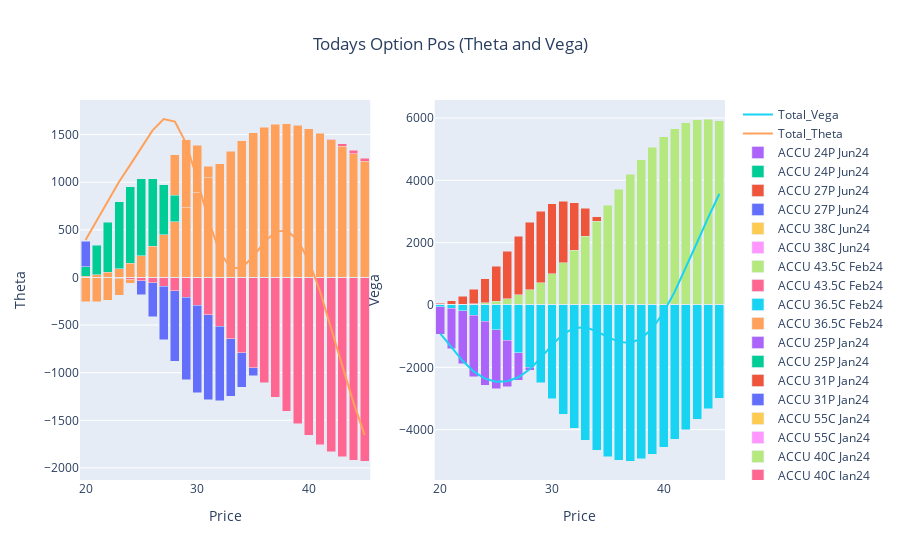

Notebook code for this chart:
### Code cell
fig_t = go.Figure()
for i in list(t)[1:-1]:
    fig_t.add_trace(go.Bar(x=t.Price, y=t[i], name=i, base=0))

fig_t.add_trace(go.Scatter(x=t.Price, y=t.Option_Theta, mode='lines', name='Total_Theta'))


#~~~~~~~~~~~~~~~~~~~~~~~~~~~~~~~~~~~~~~~~~~~~~~~~~~~~~~~~~~~~~~~~~~~~~~~~~~~~~~~~~
fig_v = go.Figure()
for i in list(v)[1:-1]:
    fig_v.add_trace(go.Bar(x=v.Price, y=v[i], name=i, base=0))

fig_v.add_trace(go.Scatter(x=v.Price, y=v.Option_Vega, mode='lines', name='Total_Vega'))

#~~~~~~~~~~~~~~~~~~~~~~~~~~~~~~~~~~~~~~~~~~~~~~~~~~~~~~~~~~~~~~~~~~~~~~~~~~~~~~~~
fig = make_subplots(rows=1, cols=2)
for i in range(0,len(fig_p.data)):
    fig.add_trace(fig_t.data[i], row=1, col=1)
    fig.add_trace(fig_v.data[i], row=1, col=2)
    
fig.update_layout(title={'text': 'Todays Option Pos (Theta and Vega)','x': 0.5,'xanchor': 'center'}, barmode='stack')

fig.update_xaxes(title_text="Price", row=1, col=1)
fig.update_yaxes(title_text="Theta", row=1, col=1)
fig.update_xaxes(title_text="Price", row=1, col=2)
fig.update_yaxes(title_text="Vega", row=1, col=2)    
fig.show()

### Figure 1 — Plotly figure (JSON) as saved in the notebook; plotly's stock layout.template omitted (floating-point values rounded to 4 significant figures)
{"data": [{"base": 0, "name": "ACCU 32P Dec23", "type": "bar", "x": [20, 21, 22, 23, 24, 25, 26, 27, 28, 29, 30, 31, 32, 33, 34, 35, 36, 37, 38, 39, 40, 41, 42, 43, 44, 45], "xaxis": "x", "y": [142.0, 142.0, 141.8, 140.5, 135.1, 117.2, 71.41, -21.04, -170.7, -365.6, -567.3, -724.4, -796.6, -772.4, -670.8, -527.9, -380.0, -252.4, -155.7, -89.76, -48.64, -24.9, -12.1, -5.6, -2.479, -1.053], "yaxis": "y"}, {"base": 0, "name": "ACCU 32P Dec23", "type": "bar", "x": [20, 21, 22, 23, 24, 25, 26, 27, 28, 29, 30, 31, 32, 33, 34, 35, 36, 37, 38, 39, 40, 41, 42, 43, 44, 45], "xaxis": "x2", "y": [0.001723, 0.02167, 0.1873, 1.163, 5.387, 19.24, 54.48, 125.3, 239.1, 385.5, 534.0, 644.6, 686.6, 652.9, 559.7, 436.5, 312.3, 206.3, 126.8, 72.89, 39.41, 20.13, 9.764, 4.513, 1.996, 0.8471], "yaxis": "y2"}, {"base": 0, "name": "ACCU 45C Dec23", "type": "bar", "x": [20, 21, 22, 23, 24, 25, 26, 27, 28, 29, 30, 31, 32, 33, 34, 35, 36, 37, 38, 39, 40, 41, 42, 43, 44, 45], "xaxis": "x", "y": [-2.858e-14, -2.481e-12, -1.353e-10, -4.884e-09, -1.221e-07, -2.196e-06, -2.939e-05, -0.0003014, -0.002428, -0.01572, -0.08343, -0.3692, -1.384, -4.456, -12.47, -30.71, -67.15, -131.6, -233.1, -376.0, -556.2, -759.1, -961.7, -1137.0, -1262.0, -1320.0], "yaxis": "y"}, {"base": 0, "name": "ACCU 45C Dec23", "type": "bar", "x": [20, 21, 22, 23, 24, 25, 26, 27, 28, 29, 30, 31, 32, 33, 34, 35, 36, 37, 38, 39, 40, 41, 42, 43, 44, 45], "xaxis": "x2", "y": [2.243e-14, 1.946e-12, 1.061e-10, 3.828e-09, 9.561e-08, 1.719e-06, 2.299e-05, 0.0002356, 0.001897, 0.01227, 0.06505, 0.2875, 1.077, 3.461, 9.673, 23.77, 51.86, 101.4, 179.1, 287.9, 424.0, 575.8, 725.0, 850.6, 934.5, 965.6], "yaxis": "y2"}, {"base": 0, "name": "ACCU 29P Dec23", "type": "bar", "x": [20, 21, 22, 23, 24, 25, 26, 27, 28, 29, 30, 31, 32, 33, 34, 35, 36, 37, 38, 39, 40, 41, 42, 43, 44, 45], "xaxis": "x", "y": [-256.9, -253.8, -239.1, -188.7, -60.96, 184.8, 547.6, 956.1, 1290.0, 1444.0, 1386.0, 1166.0, 871.9, 587.0, 359.4, 202.0, 105.0, 50.86, 23.08, 9.876, 4.003, 1.544, 0.569, 0.2012, 0.06845, 0.02249], "yaxis": "y"}, {"base": 0, "name": "ACCU 29P Dec23", "type": "bar", "x": [20, 21, 22, 23, 24, 25, 26, 27, 28, 29, 30, 31, 32, 33, 34, 35, 36, 37, 38, 39, 40, 41, 42, 43, 44, 45], "xaxis": "x2", "y": [-0.3889, -2.8, -14.22, -53.11, -151.3, -338.8, -612.7, -915.5, -1153.0, -1245.0, -1170.0, -970.8, -719.5, -481.2, -293.3, -164.2, -85.13, -41.13, -18.63, -7.959, -3.222, -1.241, -0.457, -0.1614, -0.05489, -0.01802], "yaxis": "y2"}, {"base": 0, "name": "ACCU 40C Jan24", "type": "bar", "x": [20, 21, 22, 23, 24, 25, 26, 27, 28, 29, 30, 31, 32, 33, 34, 35, 36, 37, 38, 39, 40, 41, 42, 43, 44, 45], "xaxis": "x", "y": [0.06075, 0.2345, 0.7761, 2.242, 5.737, 13.18, 27.47, 52.5, 92.75, 152.6, 235.4, 342.4, 472.2, 620.2, 779.1, 939.8, 1092.0, 1227.0, 1336.0, 1414.0, 1458.0, 1469.0, 1449.0, 1403.0, 1336.0, 1254.0], "yaxis": "y"}, {"base": 0, "name": "ACCU 40C Jan24", "type": "bar", "x": [20, 21, 22, 23, 24, 25, 26, 27, 28, 29, 30, 31, 32, 33, 34, 35, 36, 37, 38, 39, 40, 41, 42, 43, 44, 45], "xaxis": "x2", "y": [-0.1325, -0.5107, -1.688, -4.865, -12.43, -28.48, -59.23, -112.9, -198.8, -326.1, -501.1, -726.0, -996.6, -1302.0, -1626.0, -1949.0, -2247.0, -2502.0, -2696.0, -2820.0, -2868.0, -2843.0, -2751.0, -2603.0, -2413.0, -2194.0], "yaxis": "y2"}, {"base": 0, "name": "ACCU 55C Jan24", "type": "bar", "x": [20, 21, 22, 23, 24, 25, 26, 27, 28, 29, 30, 31, 32, 33, 34, 35, 36, 37, 38, 39, 40, 41, 42, 43, 44, 45], "xaxis": "x", "y": [-1.123e-06, -8.203e-06, -4.988e-05, -0.0002577, -0.00115, -0.004503, -0.01567, -0.04901, -0.1391, -0.3617, -0.8676, -1.934, -4.029, -7.889, -14.59, -25.59, -42.76, -68.29, -104.6, -154.0, -218.8, -300.5, -399.8, -516.5, -649.2, -795.3], "yaxis": "y"}, {"base": 0, "name": "ACCU 55C Jan24", "type": "bar", "x": [20, 21, 22, 23, 24, 25, 26, 27, 28, 29, 30, 31, 32, 33, 34, 35, 36, 37, 38, 39, 40, 41, 42, 43, 44, 45], "xaxis": "x2", "y": [2.465e-06, 1.8e-05, 0.0001094, 0.0005645, 0.002518, 0.009848, 0.03424, 0.107, 0.3033, 0.7876, 1.887, 4.2, 8.739, 17.09, 31.55, 55.25, 92.15, 146.9, 224.5, 329.9, 467.4, 640.2, 849.4, 1094.0, 1370.0, 1672.0], "yaxis": "y2"}, {"base": 0, "name": "ACCU 31P Jan24", "type": "bar", "x": [20, 21, 22, 23, 24, 25, 26, 27, 28, 29, 30, 31, 32, 33, 34, 35, 36, 37, 38, 39, 40, 41, 42, 43, 44, 45], "xaxis": "x", "y": [382.6, 345.8, 278.7, 171.0, 16.94, -181.0, -410.8, -652.2, -880.7, -1073.0, -1211.0, -1284.0, -1294.0, -1246.0, -1154.0, -1031.0, -892.4, -750.7, -615.3, -492.5, -385.8, -296.2, -223.4, -165.6, -120.9, -87.08], "yaxis": "y"}, {"base": 0, "name": "ACCU 31P Jan24", "type": "bar", "x": [20, 21, 22, 23, 24, 25, 26, 27, 28, 29, 30, 31, 32, 33, 34, 35, 36, 37, 38, 39, 40, 41, 42, 43, 44, 45], "xaxis": "x2", "y": [60.19, 139.1, 282.2, 510.6, 834.7, 1247.0, 1719.0, 2206.0, 2654.0, 3013.0, 3245.0, 3334.0, 3281.0, 3105.0, 2836.0, 2508.0, 2152.0, 1798.0, 1465.0, 1167.0, 910.3, 696.5, 523.6, 387.2, 282.0, 202.6], "yaxis": "y2"}, {"base": 0, "name": "ACCU 25P Jan24", "type": "bar", "x": [20, 21, 22, 23, 24, 25, 26, 27, 28, 29, 30, 31, 32, 33, 34, 35, 36, 37, 38, 39, 40, 41, 42, 43, 44, 45], "xaxis": "x", "y": [111.6, 339.1, 579.5, 795.5, 954.1, 1036.0, 1038.0, 972.9, 860.8, 724.3, 583.0, 451.2, 337.2, 244.2, 171.9, 118.0, 79.16, 52.02, 33.56, 21.28, 13.29, 8.185, 4.978, 2.993, 1.781, 1.05], "yaxis": "y"}, {"base": 0, "name": "ACCU 25P Jan24", "type": "bar", "x": [20, 21, 22, 23, 24, 25, 26, 27, 28, 29, 30, 31, 32, 33, 34, 35, 36, 37, 38, 39, 40, 41, 42, 43, 44, 45], "xaxis": "x2", "y": [-934.3, -1402.0, -1885.0, -2302.0, -2583.0, -2689.0, -2620.0, -2408.0, -2100.0, -1747.0, -1395.0, -1072.0, -796.6, -574.3, -402.8, -275.6, -184.4, -120.9, -77.79, -49.24, -30.7, -18.88, -11.47, -6.886, -4.093, -2.41], "yaxis": "y2"}, {"base": 0, "name": "ACCU 36.5C Feb24", "type": "bar", "x": [20, 21, 22, 23, 24, 25, 26, 27, 28, 29, 30, 31, 32, 33, 34, 35, 36, 37, 38, 39, 40, 41, 42, 43, 44, 45], "xaxis": "x", "y": [14.13, 28.84, 53.92, 93.25, 150.5, 228.4, 328.1, 448.5, 586.7, 737.3, 893.8, 1049.0, 1195.0, 1325.0, 1435.0, 1520.0, 1578.0, 1610.0, 1617.0, 1600.0, 1564.0, 1512.0, 1448.0, 1376.0, 1299.0, 1219.0], "yaxis": "y"}, {"base": 0, "name": "ACCU 36.5C Feb24", "type": "bar", "x": [20, 21, 22, 23, 24, 25, 26, 27, 28, 29, 30, 31, 32, 33, 34, 35, 36, 37, 38, 39, 40, 41, 42, 43, 44, 45], "xaxis": "x2", "y": [-49.79, -101.4, -188.9, -325.5, -523.4, -790.9, -1131.0, -1538.0, -2001.0, -2499.0, -3008.0, -3502.0, -3956.0, -4345.0, -4653.0, -4868.0, -4985.0, -5006.0, -4937.0, -4787.0, -4571.0, -4303.0, -3997.0, -3668.0, -3328.0, -2988.0], "yaxis": "y2"}, {"base": 0, "name": "ACCU 43.5C Feb24", "type": "bar", "x": [20, 21, 22, 23, 24, 25, 26, 27, 28, 29, 30, 31, 32, 33, 34, 35, 36, 37, 38, 39, 40, 41, 42, 43, 44, 45], "xaxis": "x", "y": [-0.7924, -2.002, -4.584, -9.62, -18.68, -33.85, -57.63, -92.77, -142.0, -207.5, -290.8, -392.5, -511.6, -646.2, -792.7, -946.9, -1104.0, -1258.0, -1405.0, -1539.0, -1656.0, -1754.0, -1831.0, -1885.0, -1917.0, -1927.0], "yaxis": "y"}, {"base": 0, "name": "ACCU 43.5C Feb24", "type": "bar", "x": [20, 21, 22, 23, 24, 25, 26, 27, 28, 29, 30, 31, 32, 33, 34, 35, 36, 37, 38, 39, 40, 41, 42, 43, 44, 45], "xaxis": "x2", "y": [2.816, 7.1, 16.22, 33.98, 65.83, 119.0, 202.0, 324.3, 494.6, 720.5, 1006.0, 1353.0, 1756.0, 2208.0, 2695.0, 3201.0, 3709.0, 4200.0, 4655.0, 5059.0, 5398.0, 5662.0, 5846.0, 5948.0, 5968.0, 5913.0], "yaxis": "y2"}, {"base": 0, "name": "ACCU 38C Jun24", "type": "bar", "x": [20, 21, 22, 23, 24, 25, 26, 27, 28, 29, 30, 31, 32, 33, 34, 35, 36, 37, 38, 39, 40, 41, 42, 43, 44, 45], "xaxis": "x", "y": [0, 0, 0, 0, 0, 0, 0, 0, 0, 0, 0, 0, 0, 0, 0, 0, 0, 0, 0, 0, 0, 0, 0, 0, 0, 0], "yaxis": "y"}, {"base": 0, "name": "ACCU 38C Jun24", "type": "bar", "x": [20, 21, 22, 23, 24, 25, 26, 27, 28, 29, 30, 31, 32, 33, 34, 35, 36, 37, 38, 39, 40, 41, 42, 43, 44, 45], "xaxis": "x2", "y": [0, 0, 0, 0, 0, 0, 0, 0, 0, 0, 0, 0, 0, 0, 0, 0, 0, 0, 0, 0, 0, 0, 0, 0, 0, 0], "yaxis": "y2"}, {"base": 0, "name": "ACCU 27P Jun24", "type": "bar", "x": [20, 21, 22, 23, 24, 25, 26, 27, 28, 29, 30, 31, 32, 33, 34, 35, 36, 37, 38, 39, 40, 41, 42, 43, 44, 45], "xaxis": "x", "y": [0, 0, 0, 0, 0, 0, 0, 0, 0, 0, 0, 0, 0, 0, 0, 0, 0, 0, 0, 0, 0, 0, 0, 0, 0, 0], "yaxis": "y"}, {"base": 0, "name": "ACCU 27P Jun24", "type": "bar", "x": [20, 21, 22, 23, 24, 25, 26, 27, 28, 29, 30, 31, 32, 33, 34, 35, 36, 37, 38, 39, 40, 41, 42, 43, 44, 45], "xaxis": "x2", "y": [0, 0, 0, 0, 0, 0, 0, 0, 0, 0, 0, 0, 0, 0, 0, 0, 0, 0, 0, 0, 0, 0, 0, 0, 0, 0], "yaxis": "y2"}, {"base": 0, "name": "ACCU 24P Jun24", "type": "bar", "x": [20, 21, 22, 23, 24, 25, 26, 27, 28, 29, 30, 31, 32, 33, 34, 35, 36, 37, 38, 39, 40, 41, 42, 43, 44, 45], "xaxis": "x", "y": [0, 0, 0, 0, 0, 0, 0, 0, 0, 0, 0, 0, 0, 0, 0, 0, 0, 0, 0, 0, 0, 0, 0, 0, 0, 0], "yaxis": "y"}, {"base": 0, "name": "ACCU 24P Jun24", "type": "bar", "x": [20, 21, 22, 23, 24, 25, 26, 27, 28, 29, 30, 31, 32, 33, 34, 35, 36, 37, 38, 39, 40, 41, 42, 43, 44, 45], "xaxis": "x2", "y": [0, 0, 0, 0, 0, 0, 0, 0, 0, 0, 0, 0, 0, 0, 0, 0, 0, 0, 0, 0, 0, 0, 0, 0, 0, 0], "yaxis": "y2"}, {"mode": "lines", "name": "Total_Theta", "type": "scatter", "x": [20, 21, 22, 23, 24, 25, 26, 27, 28, 29, 30, 31, 32, 33, 34, 35, 36, 37, 38, 39, 40, 41, 42, 43, 44, 45], "xaxis": "x", "y": [392.7, 600.1, 811.0, 1004.0, 1183.0, 1364.0, 1544.0, 1664.0, 1636.0, 1412.0, 1029.0, 604.7, 268.5, 99.52, 101.2, 217.6, 368.4, 478.6, 495.6, 393.9, 173.6, -144.4, -525.3, -928.4, -1315.0, -1656.0], "yaxis": "y"}, {"mode": "lines", "name": "Total_Vega", "type": "scatter", "x": [20, 21, 22, 23, 24, 25, 26, 27, 28, 29, 30, 31, 32, 33, 34, 35, 36, 37, 38, 39, 40, 41, 42, 43, 44, 45], "xaxis": "x2", "y": [-921.6, -1361.0, -1791.0, -2140.0, -2364.0, -2462.0, -2447.0, -2319.0, -2064.0, -1697.0, -1286.0, -935.2, -734.6, -716.5, -843.8, -1032.0, -1184.0, -1217.0, -1078.0, -747.4, -234.0, 429.1, 1194.0, 2005.0, 2812.0, 3570.0], "yaxis": "y2"}], "layout": {"barmode": "stack", "title": {"text": "Todays Option Pos (Theta and Vega)", "x": 0.5, "xanchor": "center"}, "xaxis": {"anchor": "y", "domain": [0, 0.45], "title": {"text": "Price"}}, "xaxis2": {"anchor": "y2", "domain": [0.55, 1], "title": {"text": "Price"}}, "yaxis": {"anchor": "x", "domain": [0, 1], "title": {"text": "Theta"}}, "yaxis2": {"anchor": "x2", "domain": [0, 1], "title": {"text": "Vega"}}}}
